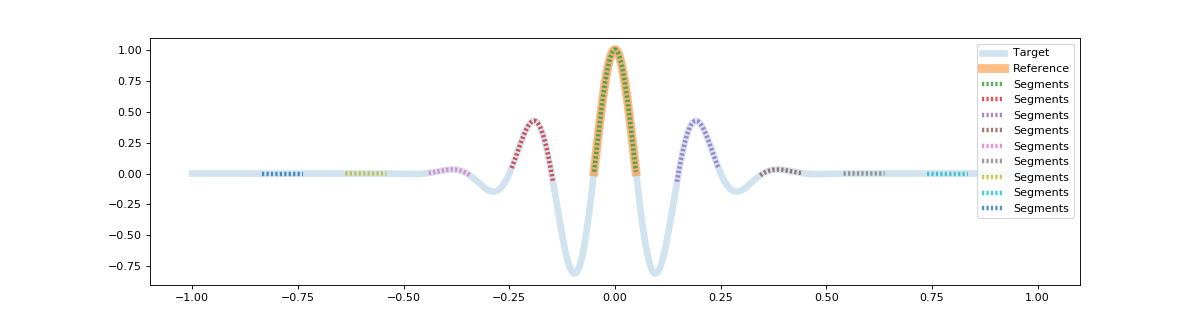

Here is the Python script that generated this plot:
import seg1d 
import numpy as np
import matplotlib.pylab as plt
import scipy.signal as signal 

#create an array of data
x = np.linspace(-1, 1, 2000)
#get an array of data from a sawtooth function 
targ = signal.gausspulse(x, fc=5)

#define a segment within the sine wave to use as reference
t_s,t_e    = 950,1050
#cut a segment out to use as a reference data
refData    = [ { 'gauss' : targ[t_s:t_e] } ]
targData   =   { 'gauss' : targ } 
refWeights =   { 'gauss' : 1 }

### define some test parameters
minWin   = 98 #minimum percent to scale down reference data
maxWin   = 105 #maximum percent to scale up reference data
sizeStep = 1 #step to use for correlating reference to target data

#call the segmentation algorithm
segments = seg1d.segmentData(refData,targData,refWeights,minWin,maxWin,sizeStep)
print(np.around(segments,decimals=7))
# [[9.500000e+02 1.050000e+03 1.000000e+00]
# [7.550000e+02 8.540000e+02 9.867665e-01]
# [1.146000e+03 1.245000e+03 9.867665e-01]
# [1.343000e+03 1.441000e+03 9.498135e-01]
# [5.590000e+02 6.570000e+02 9.498135e-01]
# [1.540000e+03 1.638000e+03 8.949109e-01]
# [3.620000e+02 4.600000e+02 8.949109e-01]
# [1.738000e+03 1.836000e+03 8.301899e-01]
# [1.640000e+02 2.620000e+02 8.301899e-01]]

plt.figure(figsize=(15,4)) # doctest: +SKIP
#plot the full sine wave
plt.plot(x, targ,linewidth=6,alpha=0.2,label='Target') # doctest: +SKIP
#plot the original reference segment
plt.plot(x[t_s:t_e], targ[t_s:t_e],linewidth=8,alpha=0.5,label='Reference') # doctest: +SKIP
#plot all segments found
for s,e,c in segments:
    plt.plot(x[s:e], targ[s:e],dashes=[0.5,0.5],linewidth=4,alpha=0.8,label='Segments') # doctest: +SKIP
plt.legend() # doctest: +SKIP
plt.show() # doctest: +SKIP
